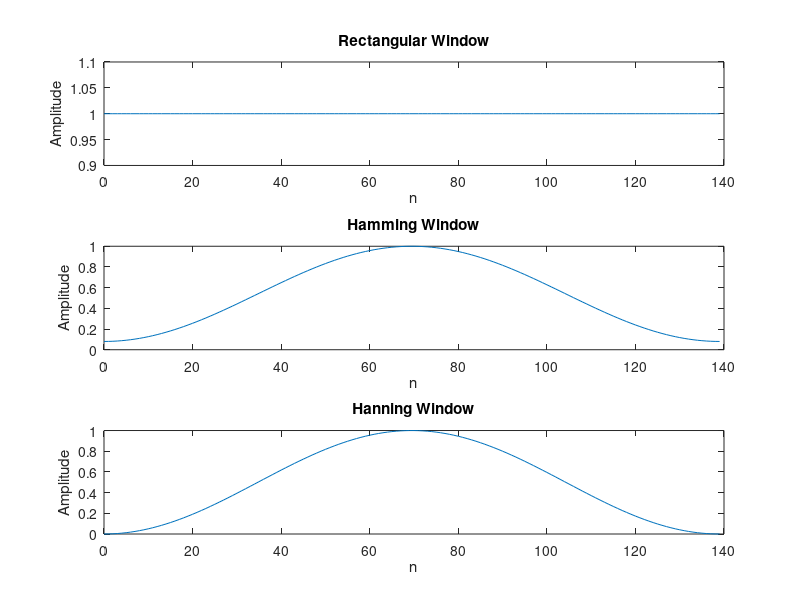

The MATLAB source for this figure: (Note: this script raises an error after producing the figure.)
a = 2;

%1

% Define the parameters
N = 140;  % Window length
n = 0:N-1;  % Discrete time index

% Calculate the window functions
rectangular_window = ones(1, N);  % Rectangular window
hamming_window = 0.54 - 0.46 * cos(2 * pi * n / (N - 1));  % Hamming window
hanning_window = 0.5 * (1 - cos(2 * pi * n / (N - 1)));  % Hanning window

% Plot the window functions
subplot(3, 1, 1);
plot(n, rectangular_window);
title('Rectangular Window');
xlabel('n');
ylabel('Amplitude');

subplot(3, 1, 2);
plot(n, hamming_window);
title('Hamming Window');
xlabel('n');
ylabel('Amplitude');

subplot(3, 1, 3);
plot(n, hanning_window);
title('Hanning Window');
xlabel('n');
ylabel('Amplitude');

sgtitle('Window Functions in MATLAB');

%2

% Define the DFT length
N = 1024;  % Length of DFT

% Define a vector of different window lengths
window_lengths = [32, 64, 128, 256];

% Initialize a matrix to store the frequency domain representations
spectrum = zeros(length(window_lengths), N);

% Calculate and plot the spectrum for each window length
figure;

for i = 1:length(window_lengths)
    L = window_lengths(i);
    
    % Generate the Blackman window of length L
    w = blackman(L);
    
    % Zero-pad the window to match the DFT length
    w_padded = [w; zeros(N - L, 1)];
    
    % Compute the DFT of the window
    W = fft(w_padded, N);
    
    % Normalize the magnitude by the actual length
    normalized_spectrum = abs(W) / L;
    
    % Store the normalized spectrum for plotting
    spectrum(i, :) = normalized_spectrum;
    
    % Plot the spectrum
    subplot(length(window_lengths), 1, i);
    plot((0:N-1) / N, normalized_spectrum);
    title(['Blackman Window Spectrum (Length = ' num2str(L) ')']);
    xlabel('Normalized Frequency');
    ylabel('Magnitude');
end

sgtitle('Spectrum of Blackman Window for Different Lengths');
